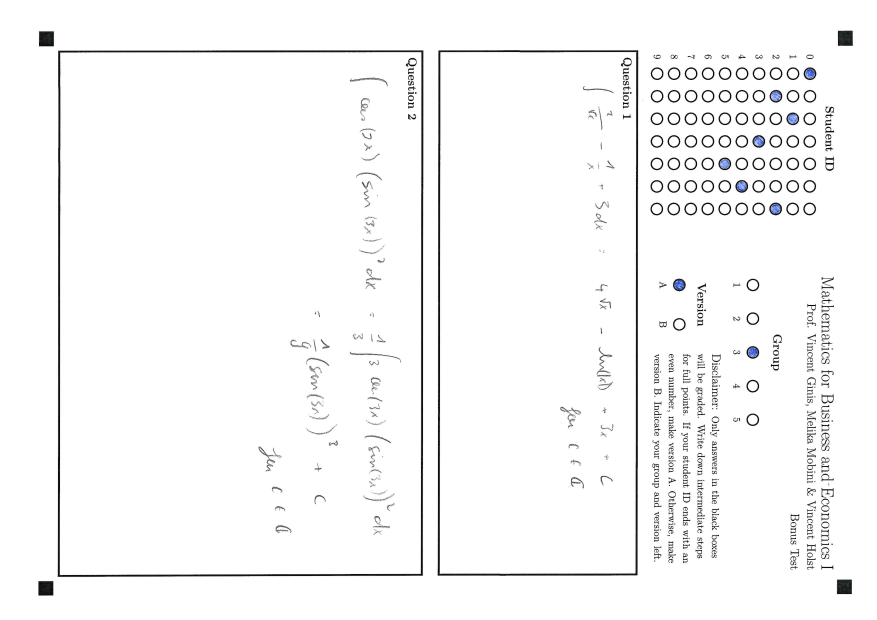
#> input picture llm_assisted_grading/TEMPLATE_BONUS_TEST_ENG_RAW/TEMPLATE_BONUS_TEST_ENG_Page_01.jpg, 3507 x 2480 px (shown at 1/4 size); its folder holds only this picture in this run
$ python -i utils.py   (imports and definitions only)
#> lines starting #> are read from the running program, lines starting #| are printed output that depends on the picture; after the words box and inside, x2 and y2 are one past the last pixel; in counts of white or black regions, pixels touching at a corner belong together
#> further down, picture is the input picture: shape (2480, 3507, 3); mean B, G, R 248, 247.9, 247.9
"""Utility functions for OMR processing."""

from __future__ import annotations

from pathlib import Path
from typing import Dict, Iterable, List, Optional, Tuple

import base64
import json
import re
from datetime import datetime, timezone
from itertools import combinations

import cv2
import numpy as np
import os
import shutil

from PIL import Image

from . import config


def binarize(img_gray: np.ndarray, offset: int = config.BINARIZE_OFFSET) -> np.ndarray:
    """Binarize a grayscale image using Otsu + offset and return inverted binary."""
#> called with offset = 50
    blur = cv2.GaussianBlur(img_gray, (5, 5), 0)
    threshold, _ = cv2.threshold(blur, 0, 255, cv2.THRESH_BINARY + cv2.THRESH_OTSU)
#> threshold = 165
    threshold = max(threshold + offset, 0)
#> threshold = 215
    _, binary = cv2.threshold(blur, threshold, 255, cv2.THRESH_BINARY_INV)
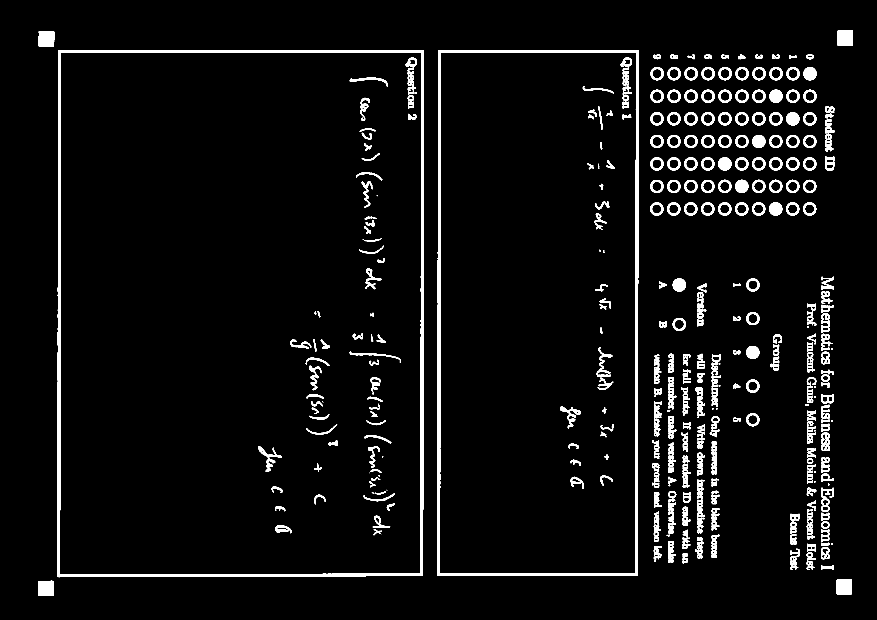
#> binary: shape (2480, 3507) (shown at 1/4 size); 4.3% white; 493 white regions (13 under 20 px), largest, box (x1, y1, x2, y2) and area: (230, 201, 1695, 2309) 67706, (1750, 200, 2554, 2304) 55713, (155, 124, 217, 186) 3780
    binary = cv2.morphologyEx(binary, cv2.MORPH_CLOSE, np.ones((3, 3), np.uint8), iterations=1)
#> binary: shape (2480, 3507); 4.4% white; 369 white regions (10 under 20 px), largest, box (x1, y1, x2, y2) and area: (230, 201, 1695, 2309) 67716, (1750, 200, 2554, 2304) 55729, (155, 124, 217, 186) 3780
    return binary


def get_corner_rois(shape: Tuple[int, int], frac: float) -> Dict[str, Tuple[Tuple[int, int], Tuple[int, int], Tuple[int, int]]]:
    """Return corner ROI slices for a given fraction of the image."""
    height, width = shape
    frac_h, frac_w = int(height * frac), int(width * frac)
    return {
        "top_left": ((0, frac_h), (0, frac_w), (0, 0)),
        "top_right": ((0, frac_h), (width - frac_w, width), (width - 1, 0)),
        "bottom_left": ((height - frac_h, height), (0, frac_w), (0, height - 1)),
        "bottom_right": ((height - frac_h, height), (width - frac_w, width), (width - 1, height - 1)),
    }


def pick_marker_from_contours(
    roi_bin: np.ndarray,
    corner_name: str,
    roi_origin: Tuple[Tuple[int, int], Tuple[int, int], Tuple[int, int]],
    min_area_ratio: float = config.MIN_AREA_RATIO,
    max_area_ratio: float = config.MAX_AREA_RATIO,
    aspect_min: float = config.ASPECT_MIN,
    aspect_max: float = config.ASPECT_MAX,
    extent_min: float = config.EXTENT_MIN,
    solidity_min: float = config.SOLIDITY_MIN,
    debug_canvas: Optional[np.ndarray] = None,
) -> Tuple[Optional[int], Optional[int], Optional[np.ndarray]]:
    """
    Select the best contour in a corner ROI based on geometric constraints.

    Returns (cx_global, cy_global, contour) or (None, None, None).
    """
    contours, _ = cv2.findContours(roi_bin, cv2.RETR_EXTERNAL, cv2.CHAIN_APPROX_SIMPLE)
    if not contours:
        return None, None, None

    height, width = roi_bin.shape
    roi_area = height * width

    if corner_name == "top_left":
        corner_pt_roi = np.array([0, 0])
    elif corner_name == "top_right":
        corner_pt_roi = np.array([width - 1, 0])
    elif corner_name == "bottom_left":
        corner_pt_roi = np.array([0, height - 1])
    else:
        corner_pt_roi = np.array([width - 1, height - 1])

    candidates = []
    for contour in contours:
        area = cv2.contourArea(contour)
        if area <= 0:
            continue

        area_ratio = area / roi_area
        if area_ratio < min_area_ratio or area_ratio > max_area_ratio:
            continue

        x, y, w_box, h_box = cv2.boundingRect(contour)
        aspect = w_box / float(h_box) if h_box > 0 else 999
        if not (aspect_min <= aspect <= aspect_max):
            continue

        extent = area / float(w_box * h_box)
        hull = cv2.convexHull(contour)
        hull_area = cv2.contourArea(hull)
        solidity = area / hull_area if hull_area > 0 else 0
        if extent < extent_min or solidity < solidity_min:
            continue

        cx = x + w_box // 2
        cy = y + h_box // 2
        distance = np.linalg.norm(np.array([cx, cy]) - corner_pt_roi)
        candidates.append((distance, (cx, cy), contour))

    if not candidates:
        return None, None, None

    candidates.sort(key=lambda item: item[0])
    _, (cx, cy), best_contour = candidates[0]

    (y0, _), (x0, _), _ = roi_origin
    cx_global = x0 + cx
    cy_global = y0 + cy

    if debug_canvas is not None:
        cv2.drawContours(debug_canvas, [best_contour], -1, 255, 2)
        cv2.circle(debug_canvas, (cx, cy), 8, 255, -1)

    return cx_global, cy_global, best_contour


def detect_four_markers(
    gray: np.ndarray,
    corner_fracs: Iterable[float] = config.CORNER_FRACS,
) -> Tuple[Optional[Dict[str, Tuple[int, int]]], np.ndarray, Optional[Dict[str, Tuple]], Optional[Dict[str, np.ndarray]], Optional[float]]:
    """Detect all four corner markers and return their positions."""
    bin_full = binarize(gray)
    height, width = bin_full.shape
#> height = 2480; width = 3507

    for frac in corner_fracs:
        rois = get_corner_rois((height, width), frac)
        found = {}
        debug_rois = {}

        for name, origin in rois.items():
            (y0, y1), (x0, x1), _ = origin
            roi_bin = bin_full[y0:y1, x0:x1].copy()
            debug_roi = roi_bin.copy()
            cx_g, cy_g, _ = pick_marker_from_contours(roi_bin, name, origin, debug_canvas=debug_roi)
            debug_rois[name] = debug_roi

            if cx_g is not None:
                found[name] = (cx_g, cy_g)

        if len(found) == 4:
            return found, bin_full, rois, debug_rois, frac
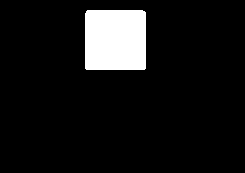
#> roi_bin: shape (173, 245); 8.6% white; 1 white region, box (x1, y1, x2, y2) and area: (85, 10, 146, 70) 3650

    return None, bin_full, None, None, None


def align_image(image: np.ndarray) -> Optional[np.ndarray]:
    """Align a scanned image to A4 coordinates based on the four corner markers."""
    gray = cv2.cvtColor(image, cv2.COLOR_BGR2GRAY)
    found, _, _, _, _ = detect_four_markers(gray)
#> found = {'top_left': (186, 148), 'top_right': (3381, 147), 'bottom_left': (183, 2353), 'bottom_right': (3377, 2347)}
    if found is None:
        return None

    src_pts = np.array(
        [
            found["top_left"],
            found["top_right"],
            found["bottom_left"],
            found["bottom_right"],
        ],
        dtype=np.float32,
    )
#> src_pts = [[186, 148], [3381, 147], [183, 2353], [3377, 2347]]
    dst_pts = np.array(
        [
            [0, 0],
            [config.A4_W - 1, 0],
            [0, config.A4_H - 1],
            [config.A4_W - 1, config.A4_H - 1],
        ],
        dtype=np.float32,
    )
    matrix = cv2.getPerspectiveTransform(src_pts, dst_pts)
#> matrix = [[0.774, 0.00105, -144.1], [0.000498, 1.59, -235.4], [-7.1e-07, -1.44e-07, 1]]
    return cv2.warpPerspective(image, matrix, (config.A4_W, config.A4_H))
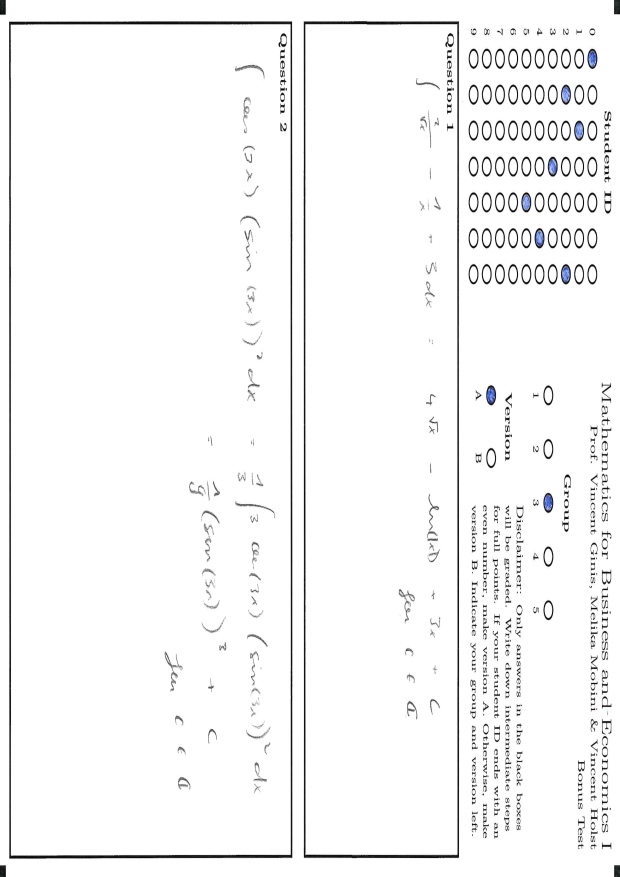
#> returned value: shape (3508, 2480, 3) (shown at 1/4 size); mean of channels 0, 1, 2 246.7, 246.6, 246.5; drawn as B, G, R


# [230 lines left out: functions grid_fill_scores, pick_per_column, pick_one_from_1xN, debug_grid, load_images, load_questions_table and 5 more, not called in this run]


def write_jsonl_line(handle, payload: dict) -> None:
    """Write one JSONL line to a file handle."""
    handle.write(json.dumps(payload) + "\n")


# [345 lines left out: functions first_text_from_output_list, extract_score_flag, parse_identifier, load_random_key_mapping, load_student_id_mapping, natural_size_fit_width_mm and 10 more, not called in this run]


def generate_timestamp() -> str:
    """Generate a UTC timestamp string suitable for filenames."""
    return datetime.now(timezone.utc).strftime("%Y%m%dT%H%M%SZ")


# [64 lines left out: functions extract_timestamp_from_mapping, build_run_manifest, write_run_manifest, load_latest_manifest, update_manifest_fields, not called in this run]


def _valid(arr):
    a = np.asarray(arr, dtype=float)
    return a[np.isfinite(a)]


# [46 lines left out: functions _pairwise_mean_abs_diff, _bimodality_score_1d, _hist_entropy, _leave_one_out_instability, not called in this run]


UNSUP_FEATURES = [
    "gpt_std",
    "gpt_iqr",
    "gpt_range",
    "pairwise_madiff",
    "bimodality",
    "hist_entropy",
    "loo_instability",
]


def _apply_frozen_z(col, med, scale, clip=6.0):
    z = (np.nan_to_num(col, nan=med) - med) / (scale if scale != 0 else 1.0)
    return np.clip(z, -clip, clip)


# [63 lines left out: functions build_unsup_features, build_unsup_features_with_scaler, apply_unsupervised_policy, not called in this run]

>>> import cv2
>>> picture = cv2.imread('../TEMPLATE_BONUS_TEST_ENG_RAW/TEMPLATE_BONUS_TEST_ENG_Page_01.jpg')
>>> result = align_image(picture)
